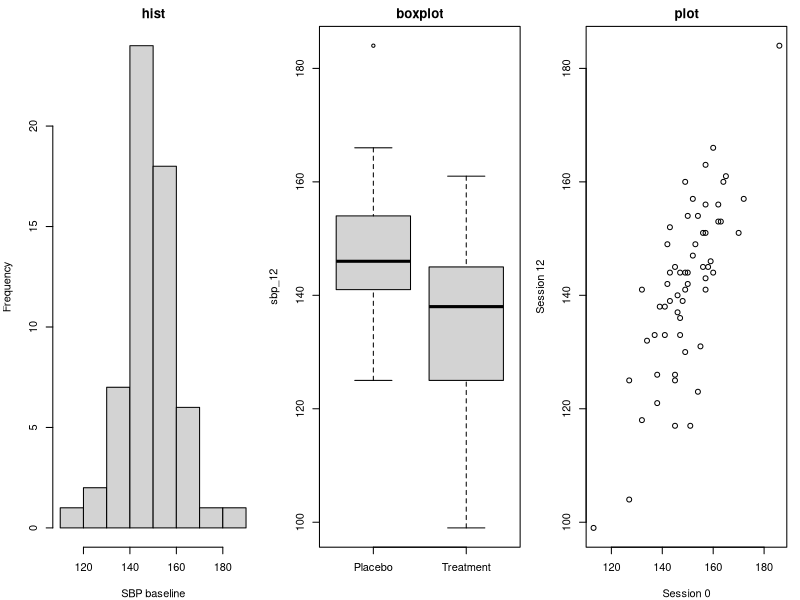
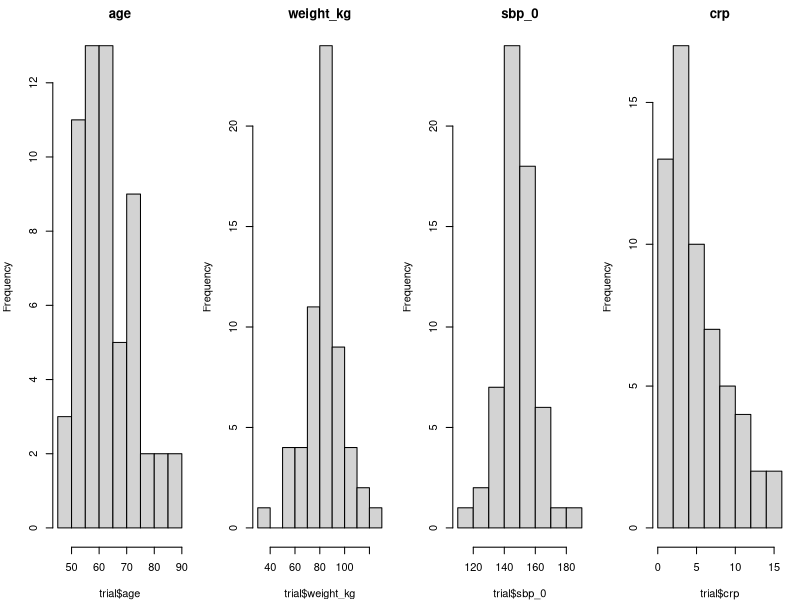
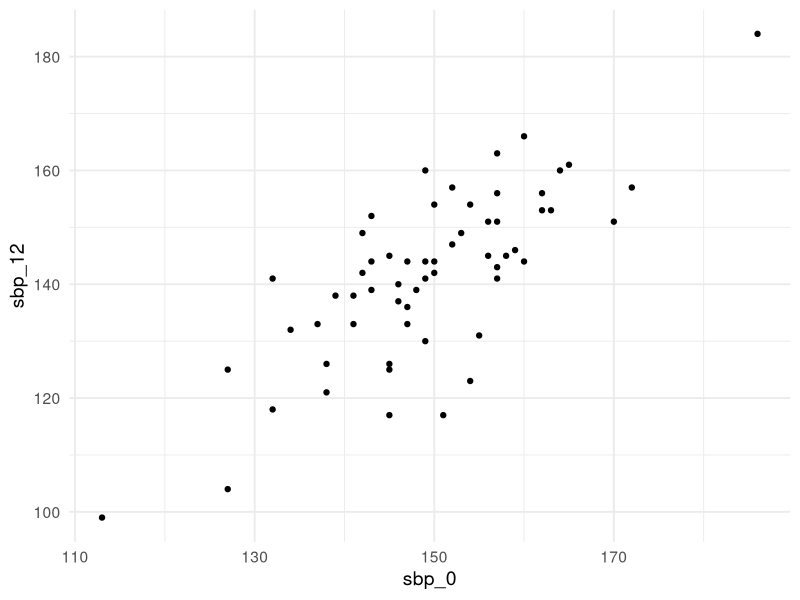
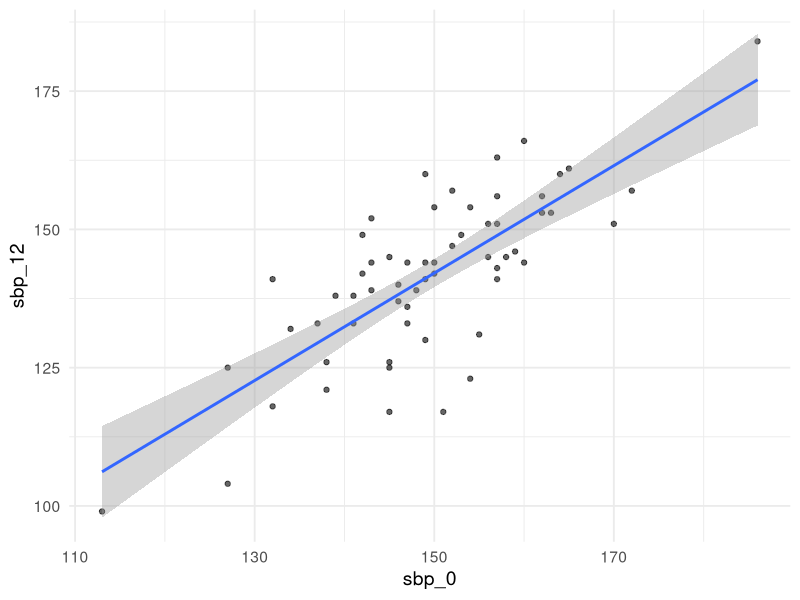
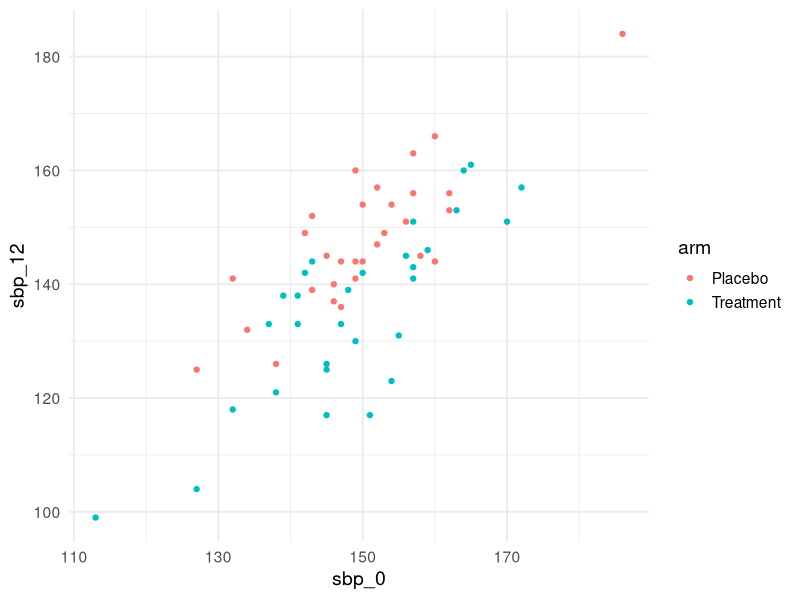
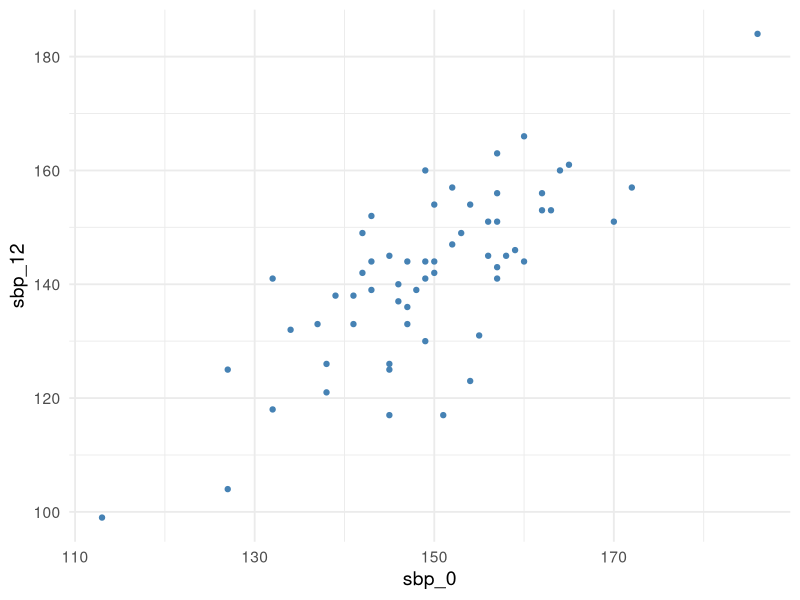
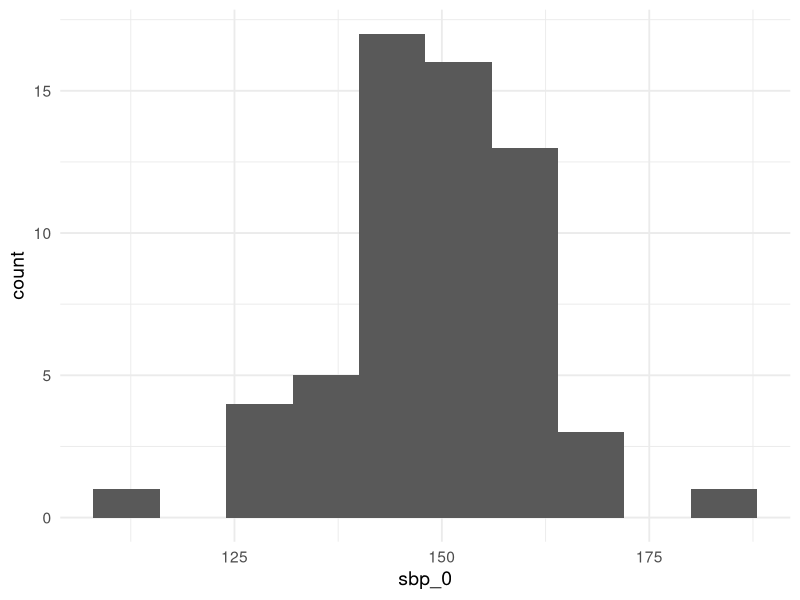
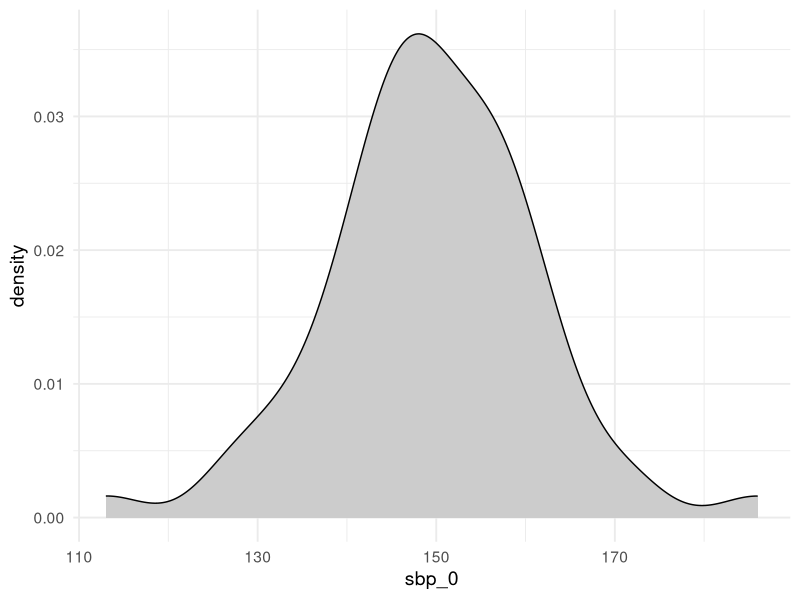

These figures' R source, in order:
## ---- chunk 1
#| label: setup
#| include: false
library(ggplot2)
library(dplyr)
library(knitr)

# Synthetic teaching data for BIOS 6301. Not real patients.
set.seed(6301)
n <- 60
trial <- data.frame(
  id        = sprintf("P%03d", 1:n),
  arm       = rep(c("Placebo", "Treatment"), each = n / 2),
  site      = sample(1:4, n, replace = TRUE),
  age       = round(rnorm(n, 61, 9)),
  sex       = sample(c("F", "M"), n, replace = TRUE),
  weight_kg = round(rnorm(n, 82, 15), 1),
  sbp_0     = round(rnorm(n, 148, 14)),
  stringsAsFactors = FALSE
)
trial$sbp_12 <- round(trial$sbp_0 -
  ifelse(trial$arm == "Treatment", rnorm(n, 14, 8), rnorm(n, 3, 8)))

# Added for this session only, and nothing else is changed:
#   sbp_6  - a middle visit, so a ribbon has somewhere to run
#   crp    - a deliberately right-skewed lab value, for the log-scale slide
#   site_f - site as a labelled factor, so facet strips read as words
trial$sbp_6 <- round(trial$sbp_0 -
  ifelse(trial$arm == "Treatment", rnorm(n, 8, 7), rnorm(n, 2, 7)))
trial$crp    <- round(exp(rnorm(n, 1.1, 0.9)), 2)
trial$site_f <- factor(trial$site, levels = 1:4,
                       labels = paste("Site", 1:4))

# Long form, one row per patient-visit. Session 7 would build this with
# tidyr::pivot_longer(); assembled here in base R because this deck's R
# install is deliberately minimal.
trial_long <- data.frame(
  id   = rep(trial$id, 3),
  arm  = rep(trial$arm, 3),
  week = rep(c(0, 6, 12), each = n),
  sbp  = c(trial$sbp_0, trial$sbp_6, trial$sbp_12)
)

theme_set(theme_minimal(base_size = 14))

# Every figure fills the width of its container; fig-width and fig-height then
# control the aspect ratio and the text size relative to the panel.
knitr::opts_chunk$set(out.width = "100%")
## ---- chunk 2
#| label: base-four
#| fig-width: 9
#| fig-height: 2.8
par(mfrow = c(1, 3), mar = c(4, 4, 2, 1))
hist(trial$sbp_0, main = "hist", xlab = "SBP baseline")
boxplot(sbp_12 ~ arm, data = trial, main = "boxplot", xlab = "")
plot(trial$sbp_0, trial$sbp_12, main = "plot", xlab = "Session 0",
     ylab = "Session 12")
## ---- chunk 3
#| label: base-diagnostic
#| fig-width: 9
#| fig-height: 2.5
par(mfrow = c(1, 4), mar = c(4, 4, 2, 1))
hist(trial$age,       main = "age")
hist(trial$weight_kg, main = "weight_kg")
hist(trial$sbp_0,     main = "sbp_0")
hist(trial$crp,       main = "crp")
## ---- chunk 4
#| label: mvp
#| fig-width: 4.6
#| fig-height: 2.9
ggplot(trial, aes(sbp_0, sbp_12)) +
  geom_point()
## ---- chunk 5
#| label: mvp-plus
#| fig-width: 4.6
#| fig-height: 2.9
ggplot(trial, aes(sbp_0, sbp_12)) +
  geom_point(alpha = 0.6) +
  geom_smooth(method = "lm")
## ---- chunk 6
#| label: aes-inside
#| fig-width: 4.6
#| fig-height: 2.6
ggplot(trial, aes(sbp_0, sbp_12,
                  colour = arm)) +
  geom_point()
## ---- chunk 7
#| label: aes-outside
#| fig-width: 4.6
#| fig-height: 2.6
ggplot(trial, aes(sbp_0, sbp_12)) +
  geom_point(colour = "steelblue")
## ---- chunk 8
#| label: geom-hist
#| fig-width: 4.6
#| fig-height: 2.6
ggplot(trial, aes(sbp_0)) +
  geom_histogram(binwidth = 8,
                 fill = "grey35")
## ---- chunk 9
#| label: geom-density
#| fig-width: 4.6
#| fig-height: 2.6
ggplot(trial, aes(sbp_0)) +
  geom_density(fill = "grey80")
## ---- chunk 10
#| label: geom-box
#| fig-width: 4.6
#| fig-height: 2.6
ggplot(trial, aes(arm, sbp_12)) +
  geom_boxplot(width = 0.5)
## ---- chunk 11
#| label: geom-violin
#| fig-width: 4.6
#| fig-height: 2.6
ggplot(trial, aes(arm, sbp_12)) +
  geom_violin(fill = "grey85")
## ---- chunk 12
#| label: geom-jitter
#| fig-width: 9
#| fig-height: 2.9
ggplot(trial, aes(arm, sbp_12)) +
  geom_boxplot(width = 0.45, outlier.shape = NA) +
  geom_jitter(width = 0.12, alpha = 0.7, size = 2)
## ---- chunk 13
#| label: geom-bar
#| fig-width: 9
#| fig-height: 2.7
ggplot(trial, aes(site_f, fill = sex)) +
  geom_bar(position = "dodge")
## ---- chunk 14
#| label: geom-smooth
#| fig-width: 9
#| fig-height: 2.8
ggplot(trial, aes(age, sbp_12, colour = arm)) +
  geom_point(alpha = 0.7) +
  geom_smooth(method = "lm", se = TRUE, alpha = 0.15)
## ---- chunk 15
#| label: geom-pointrange
#| fig-width: 9
#| fig-height: 2.6
by_arm <- trial |>
  group_by(arm) |>
  summarise(mean_sbp = mean(sbp_12),
            se = sd(sbp_12) / sqrt(n()))

ggplot(by_arm, aes(arm, mean_sbp)) +
  geom_pointrange(aes(ymin = mean_sbp - 1.96 * se,
                      ymax = mean_sbp + 1.96 * se))
## ---- chunk 16
#| label: geom-ribbon
#| fig-width: 9
#| fig-height: 2.4
by_week <- trial_long |>
  group_by(arm, week) |>
  summarise(m = mean(sbp), se = sd(sbp) / sqrt(n()),
            .groups = "drop")

ggplot(by_week, aes(week, m, colour = arm, fill = arm)) +
  geom_ribbon(aes(ymin = m - 1.96 * se, ymax = m + 1.96 * se),
              alpha = 0.2, colour = NA) +
  geom_line(linewidth = 1) +
  scale_x_continuous(breaks = c(0, 6, 12))
## ---- chunk 17
#| label: facet-wrap
#| fig-width: 9
#| fig-height: 2.6
ggplot(trial, aes(sbp_0, sbp_12, colour = arm)) +
  geom_point(alpha = 0.8) +
  facet_wrap(~ site_f, nrow = 1)
## ---- chunk 18
#| label: scale-raw
#| fig-width: 4.6
#| fig-height: 2.5
ggplot(trial, aes(arm, crp)) +
  geom_jitter(width = 0.1)
## ---- chunk 19
#| label: scale-log
#| fig-width: 4.6
#| fig-height: 2.5
ggplot(trial, aes(arm, crp)) +
  geom_jitter(width = 0.1) +
  scale_y_log10()
## ---- chunk 20
#| label: bad-figure
#| echo: false
#| fig-width: 8.4
#| fig-height: 3.3
ggplot(by_arm, aes(arm, mean_sbp, fill = arm)) +
  geom_col(width = 0.7) +
  coord_cartesian(ylim = c(128, 146)) +
  labs(title = "SBP results", x = "Group", y = "SBP") +
  theme_grey(base_size = 14)
## ---- chunk 21
#| label: good-figure
#| echo: false
#| fig-width: 8.4
#| fig-height: 3.4
ggplot(trial, aes(arm, sbp_12)) +
  geom_jitter(width = 0.12, alpha = 0.45, size = 1.8,
              colour = "grey40") +
  geom_pointrange(
    data = by_arm,
    aes(y = mean_sbp,
        ymin = mean_sbp - 1.96 * se,
        ymax = mean_sbp + 1.96 * se),
    colour = "#0072B2", linewidth = 0.9, size = 0.7
  ) +
  labs(x = NULL, y = "Systolic BP at 12 weeks (mmHg)",
       title = "SBP at 12 weeks by arm, with mean and 95% CI",
       subtitle = "n = 30 per arm; grey points are individual patients") +
  theme_minimal(base_size = 14)
## ---- chunk 22
#| label: bad-pie
#| echo: false
#| fig-width: 3.6
#| fig-height: 2.7
ggplot(trial, aes(x = "", fill = site_f)) +
  geom_bar(width = 1) +
  coord_polar(theta = "y") +
  labs(fill = NULL) +
  theme_void(base_size = 12)
## ---- chunk 23
#| label: pal-okabe
#| echo: false
#| fig-width: 4.4
#| fig-height: 1.15
ok <- data.frame(x = 1:8,
                 hex = unname(palette.colors(8, "Okabe-Ito")))
ggplot(ok, aes(x, 1, fill = hex)) +
  geom_tile(colour = "white", linewidth = 1) +
  scale_fill_identity() +
  labs(title = "Okabe-Ito (categorical)") +
  theme_void(base_size = 11)
## ---- chunk 24
#| label: pal-viridis
#| echo: false
#| fig-width: 4.4
#| fig-height: 1.15
ggplot(data.frame(x = 1:8), aes(x, 1, fill = factor(x))) +
  geom_tile(colour = "white", linewidth = 1) +
  scale_fill_viridis_d(guide = "none") +
  labs(title = "viridis (ordered / continuous)") +
  theme_void(base_size = 11)
## ---- chunk 25
#| label: direct-label
#| echo: false
#| fig-width: 8.6
#| fig-height: 3.1
ggplot(by_week, aes(week, m, colour = arm)) +
  geom_line(linewidth = 1.1) +
  geom_point(size = 2) +
  annotate("text", x = 12.4, y = 133, label = "Treatment",
           colour = "#0072B2", hjust = 0, fontface = "bold") +
  annotate("text", x = 12.4, y = 145, label = "Placebo",
           colour = "#D55E00", hjust = 0, fontface = "bold") +
  scale_colour_manual(values = c("#D55E00", "#0072B2")) +
  scale_x_continuous(breaks = c(0, 6, 12),
                     limits = c(0, 16)) +
  labs(x = "Week", y = "Mean SBP (mmHg)") +
  theme(legend.position = "none")
## ---- chunk 26
#| label: publication
#| fig-width: 8.6
#| fig-height: 2.5
p_final <- ggplot(trial, aes(arm, sbp_12)) +
  geom_jitter(width = 0.12, alpha = 0.45, colour = "grey40") +
  geom_pointrange(data = by_arm,
                  aes(y = mean_sbp,
                      ymin = mean_sbp - 1.96 * se,
                      ymax = mean_sbp + 1.96 * se),
                  colour = "#0072B2") +
  labs(x = NULL, y = "SBP at 12 weeks (mmHg)",
       caption = "Mean and 95% CI. n = 30 per arm.") +
  theme_minimal(base_size = 13)
p_final
